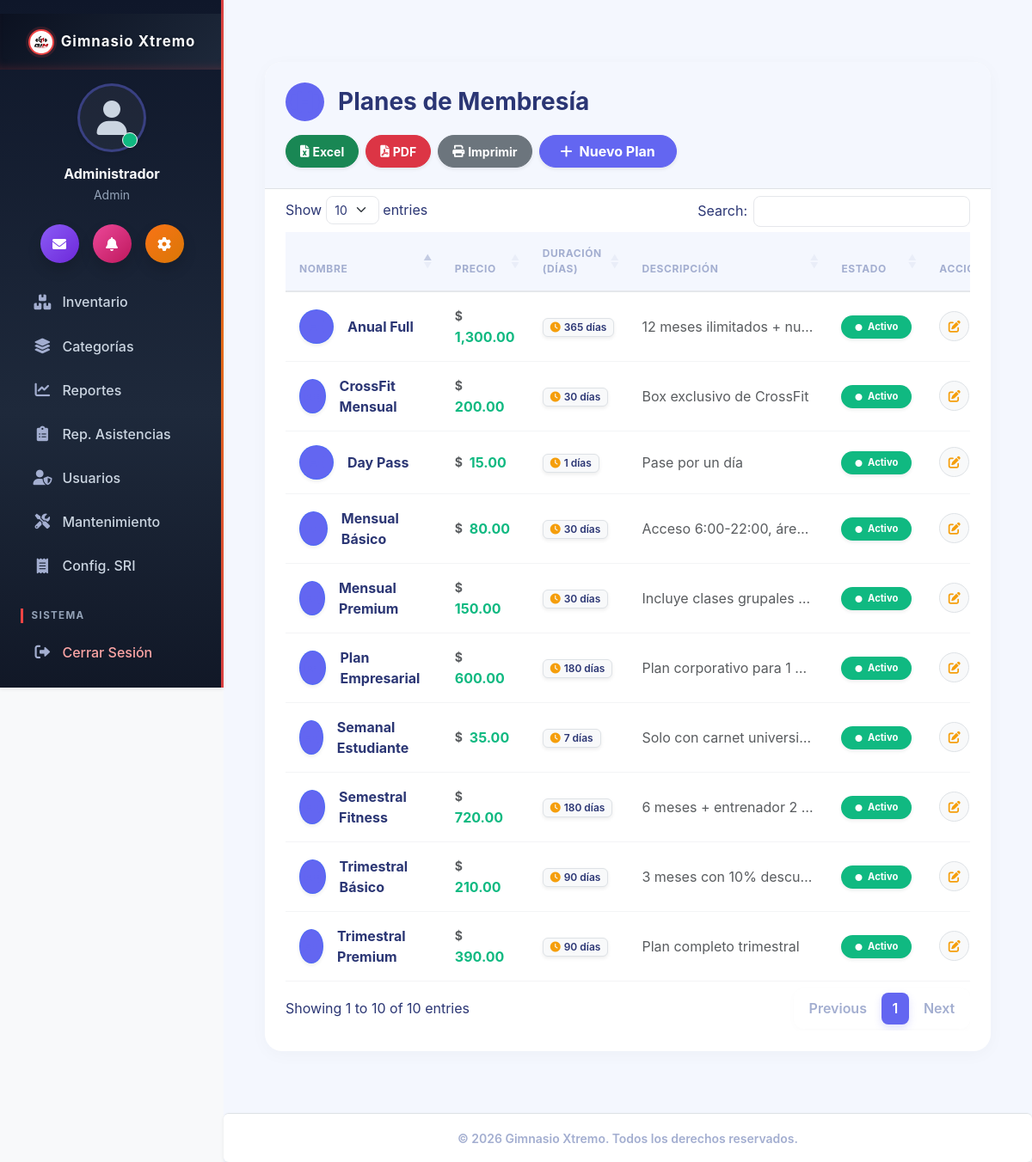
/planes/index (signed in), run on the app's committed database.
### tables this page shows
CREATE TABLE IF NOT EXISTS `configuracion` (
  `id` int NOT NULL,
  `nombre_sistema` varchar(100) DEFAULT NULL,
  `ruc` varchar(20) DEFAULT NULL,
  `razon_social` varchar(255) DEFAULT NULL,
  `nombre_comercial` varchar(255) DEFAULT NULL,
  `direccion` varchar(255) DEFAULT NULL,
  `ubigeo` varchar(6) DEFAULT '150101',
  `departamento` varchar(60) DEFAULT 'LIMA',
  `provincia` varchar(60) DEFAULT 'LIMA',
  `distrito` varchar(60) DEFAULT 'LIMA',
  `urbanizacion` varchar(120) DEFAULT NULL,
  `codigo_pais` varchar(2) DEFAULT 'PE',
  `telefono` varchar(20) DEFAULT NULL,
  `email` varchar(100) DEFAULT NULL,
  `logo` varchar(255) DEFAULT NULL,
  `moneda` varchar(10) DEFAULT '$',
  `sunat_ambiente` enum('beta','produccion') DEFAULT 'beta',
  `sunat_usuario_sol` varchar(50) DEFAULT NULL,
  `sunat_clave_sol` varchar(255) DEFAULT NULL,
  `sunat_certificado` varchar(255) DEFAULT NULL,
  `sunat_cert_clave` varchar(255) DEFAULT NULL,
  `igv_tasa` decimal(5,2) DEFAULT '18.00',
  `incluye_igv` tinyint(1) DEFAULT '1' COMMENT '1 = los precios mostrados YA incluyen IGV',
  `sri_ambiente` enum('1','2') DEFAULT '1' COMMENT '1=Pruebas, 2=Produccion',
  `sri_establecimiento` varchar(3) DEFAULT '001',
  `sri_punto_emision` varchar(3) DEFAULT '001',
  `sri_certificado_p12` varchar(255) DEFAULT NULL,
  `sri_certificado_clave` varchar(255) DEFAULT NULL,
  `iva_tasa` decimal(5,2) DEFAULT '15.00',
  `incluye_iva` tinyint(1) DEFAULT '1' COMMENT '1 = los precios mostrados YA incluyen IVA',
  PRIMARY KEY (`id`)
);

CREATE TABLE IF NOT EXISTS `planes` (
  `id` int NOT NULL AUTO_INCREMENT,
  `nombre` varchar(50) NOT NULL,
  `precio` decimal(10,2) NOT NULL,
  `duracion_dias` int NOT NULL,
  `descripcion` text,
  `estado` enum('activo','inactivo') DEFAULT 'activo',
  PRIMARY KEY (`id`)
);

### app/controllers/PlanesController.php (called while the page is built, shortened)
<?php
require_once '../app/models/Plan.php';
require_once '../app/models/Configuracion.php';
class PlanesController {
    public function index() {
        $planModel = new Plan();
        $stmt = $planModel->obtenerTodos();
        $planes = $stmt->fetchAll(PDO::FETCH_ASSOC);
        require_once '../app/views/planes/index.php';
    }
}

### app/models/Configuracion.php (called while the page is built, shortened)
<?php
class Configuracion {
    public static function getInfo() {
        $database = new Database();
        $conn = $database->getConnection();
        $query = "SELECT * FROM configuracion WHERE id = 1 LIMIT 1";
        $stmt = $conn->prepare($query);
        $stmt->execute();
        return $stmt->fetch(PDO::FETCH_ASSOC);
    }
}

### app/models/Plan.php (called while the page is built, shortened)
<?php
class Plan {
    private $conn;
    private $table_name = "planes";
    public function __construct() {
        $database = new Database();
        $this->conn = $database->getConnection();
    }
    public function obtenerTodos() {
        $query = "SELECT * FROM " . $this->table_name . " ORDER BY precio ASC";
        $stmt = $this->conn->prepare($query);
        $stmt->execute();
        return $stmt;
    }
}

### app/config/Database.php (called while the page is built, shortened)
<?php
class Database {
    private $host = 'localhost';
    private $db_name = 'ec_gym_system';
    private $username = 'root';
    private $password = '';
    public function getConnection() {
        $this->conn = null;
        try {
            $this->conn = new PDO("mysql:host=" . $this->host . ";dbname=" . $this->db_name, $this->username, $this->password);
            $this->conn->exec("set names utf8");
            $this->conn->setAttribute(PDO::ATTR_ERRMODE, PDO::ERRMODE_EXCEPTION);
        } catch(PDOException $exception) {
            echo "Error de conexión: " . $exception->getMessage();
        }
        return $this->conn;
    }
}

### app/views/planes/index.php (the view, shortened to what this page needs)
<!DOCTYPE html>
<html lang="es">
<head>
    <link href="https://cdn.jsdelivr.net/npm/bootstrap@5.3.0/dist/css/bootstrap.min.css" rel="stylesheet">
    <link href="https://cdn.datatables.net/1.13.6/css/dataTables.bootstrap5.min.css" rel="stylesheet">
    <link rel="stylesheet" href="https://cdnjs.cloudflare.com/ajax/libs/font-awesome/6.0.0/css/all.min.css">
    <link rel="stylesheet" href="/css/gym-theme.css?v=<?= time() ?>">
</head>
<body class="bg-light">
    <?php require_once '../app/views/inc/navbar.php'; ?>
    <div class="container-fluid px-4 fade-in mt-5 mb-5">
        <div class="module-container p-0">
            <div class="border-bottom px-4 py-4 d-flex justify-content-between align-items-center mb-2 flex-wrap gap-3" style="background: var(--gym-bg-light); border-top-left-radius: 20px; border-top-right-radius: 20px;">
                <h3 class="fw-bold text-dark m-0 d-flex align-items-center">
                    <div class="bg-primary bg-opacity-10 p-2 rounded-circle me-3 d-flex align-items-center justify-content-center" style="width: 45px; height: 45px;">
                        <i class="fas fa-dumbbell text-primary"></i>
                    </div>
                    Planes de Membresía
                </h3>
                <div class="d-flex gap-2 flex-wrap">
                    <button onclick="ExportHelper?.toExcel('tblPlanes', 'Planes', 'Reporte de Planes')" class="btn btn-success btn-sm rounded-pill fw-bold px-3 shadow-sm d-flex align-items-center">
                        <i class="fas fa-file-excel me-1"></i> Excel
                    </button>
                    <button onclick="ExportHelper?.toPDF('tblPlanes', 'Planes', 'Reporte de Planes')" class="btn btn-danger btn-sm rounded-pill fw-bold px-3 shadow-sm d-flex align-items-center">
                        <i class="fas fa-file-pdf me-1"></i> PDF
                    </button>
                    <button onclick="ExportHelper?.print('tblPlanes', 'Reporte de Planes')" class="btn btn-secondary btn-sm rounded-pill fw-bold px-3 shadow-sm d-flex align-items-center">
                        <i class="fas fa-print me-1"></i> Imprimir
                    </button>
                    <a href="/planes/crear" class="btn btn-primary rounded-pill px-4 shadow-sm fw-bold d-flex align-items-center">
                        <i class="fas fa-plus me-2"></i> Nuevo Plan
                    </a>
                </div>
            </div>
            <div class="p-4 pt-0 mt-2">
                <div class="table-responsive">
                    <table id="tblPlanes" class="table table-hover align-middle table-data border-0">
                        <thead>
                            <tr>
                                <th class="border-0 bg-transparent text-muted">Nombre</th>
                                <th class="border-0 bg-transparent text-muted">Precio</th>
                                <th class="border-0 bg-transparent text-muted">Duración (Días)</th>
                                <th class="border-0 bg-transparent text-muted">Descripción</th>
                                <th class="border-0 bg-transparent text-muted">Estado</th>
                                <th class="border-0 bg-transparent text-muted text-end">Acciones</th>
                            </tr>
                        </thead>
                    <tbody>
                        <?php foreach ($planes as $plan): ?>
                        <tr>
                            <td>
                                <div class="d-flex align-items-center">
                                    <div class="bg-primary bg-opacity-10 text-primary rounded-circle d-flex align-items-center justify-content-center me-3 shadow-sm border border-primary border-opacity-25" style="width: 40px; height: 40px;">
                                        <i class="fas fa-id-card"></i>
                                    </div>
                                    <div>
                                        <div class="fw-bold text-dark"><?= $plan['nombre'] ?></div>
                                    </div>
                                </div>
                            </td>
                            <td class="fw-bold text-success">
                                <span class="text-muted fa-sm me-1"><?= $config['moneda'] ?></span>
                                <?= number_format($plan['precio'], 2) ?>
                            </td>
                            <td>
                                <span class="badge bg-light text-dark border shadow-sm px-2 py-1"><i class="fas fa-clock text-warning me-1"></i><?= $plan['duracion_dias'] ?> días</span>
                            </td>
                            <td>
                                <div class="text-truncate text-muted" style="max-width: 200px;" title="<?= htmlspecialchars($plan['descripcion']) ?>">
                                    <?= empty($plan['descripcion']) ? '<span class="fst-italic">Sin descripción</span>' : $plan['descripcion'] ?>
                                </div>
                            </td>
                            <td>
                                <?php if($plan['estado'] == 'activo'): ?>
                                    <span class="badge bg-success text-white px-3 py-2 rounded-pill shadow-sm" style="font-size: 0.7rem; font-weight: 700;"><i class="fas fa-circle me-1" style="font-size: 0.5rem; vertical-align: middle;"></i> Activo</span>
                                <?php else: ?>
                                    <span class="badge bg-danger text-white px-3 py-2 rounded-pill shadow-sm" style="font-size: 0.7rem; font-weight: 700;"><i class="fas fa-circle me-1" style="font-size: 0.5rem; vertical-align: middle;"></i> Inactivo</span>
                                <?php endif; ?>
                            </td>
                            <td class="text-end">
                                <div class="d-flex justify-content-end gap-2">
                                    <a href="/planes/editar/<?= $plan['id'] ?>" class="btn btn-light text-warning btn-sm rounded-circle d-flex align-items-center justify-content-center border"
                                       style="width: 35px; height: 35px; transition: all 0.2s;" title="Editar Plan"
                                       onmouseover="this.classList.replace('btn-light', 'btn-warning'); this.classList.replace('text-warning', 'text-white');"
                                       onmouseout="this.classList.replace('btn-warning', 'btn-light'); this.classList.replace('text-white', 'text-warning');">
                                        <i class="fas fa-edit"></i>
                                    </a>
                                </div>
                            </td>
                        </tr>
                        <?php endforeach; ?>
                    </tbody>
                </table>
                </div>
            </div>
        </div>
    </div>
    <?php require_once '../app/views/inc/footer.php'; ?>
</body>
</html>

### app/views/inc/navbar.php (shortened to what this page needs)
<?php
require_once __DIR__ . '/../../models/Configuracion.php';
$config = Configuracion::getInfo();
$_rolActual = $_SESSION['user_rol'] ?? '';
$current_uri = $_SERVER['REQUEST_URI'] ?? '';
$is_active = function($path) use ($current_uri) {
    if ($path === '/home/index') {
        return ($current_uri === '/' || strpos($current_uri, '/home') === 0) ? 'active' : '';
    }
    return strpos($current_uri, $path) === 0 ? 'active' : '';
};
?>
<link rel="stylesheet" href="/css/gym-theme.css?v=<?= time() ?>">
<div class="d-flex" id="wrapper">
    <div class="shadow-sm" id="sidebar-wrapper">
        <div class="sidebar-heading p-4 d-flex align-items-center justify-content-center">
            <?php if(!empty($config['logo'])): ?>
                <img src="/img/<?= $config['logo'] ?>?v=<?= time() ?>"
                     alt="Logo" width="30" height="30"
                     class="d-inline-block align-text-top rounded-circle me-2">
            <?php endif; ?>
            <span class="fs-5 fw-bold text-dark tracking-wider"><?= $config['nombre_sistema'] ?></span>
        </div>
        <div class="text-center mt-3 mb-4 px-4">
            <div class="position-relative d-inline-block mb-3">
                <div class="bg-light rounded-circle shadow-sm d-flex align-items-center justify-content-center mx-auto" style="width: 80px; height: 80px; border: 3px solid #E0E7FF;">
                    <i class="fas fa-user text-muted" style="font-size: 2.5rem;"></i>
                </div>
                <span class="position-absolute bottom-0 end-0 p-2 bg-success border border-light rounded-circle" style="transform: translate(-10px, -5px);"></span>
            </div>
            <h6 class="fw-bold text-dark mb-1"><?= $_SESSION['user_name'] ?? 'Usuario' ?></h6>
            <p class="text-muted small mb-0"><?= ucfirst($_SESSION['user_rol'] ?? 'Invitado') ?></p>
        </div>
        <div class="d-flex justify-content-center gap-3 mb-4 px-3">
            <a href="/notificaciones/index" class="btn btn-primary rounded-circle shadow p-0 d-flex align-items-center justify-content-center" style="width: 45px; height: 45px; background: linear-gradient(135deg, #8B5CF6, #6D28D9); border:none;">
                <i class="fas fa-envelope text-white"></i>
            </a>
            <a href="/asistencia/index" class="btn rounded-circle shadow p-0 d-flex align-items-center justify-content-center" style="width: 45px; height: 45px; background: linear-gradient(135deg, #EC4899, #BE185D); border:none;">
                <i class="fas fa-bell text-white"></i>
            </a>
            <a href="/configuracion/index" class="btn rounded-circle shadow p-0 d-flex align-items-center justify-content-center" style="width: 45px; height: 45px; background: linear-gradient(135deg, #F97316, #D97706); border:none;">
                <i class="fas fa-cog text-white"></i>
            </a>
        </div>
        <div id="sidebar-nav-scroll">
            <div class="list-group list-group-flush mt-2 px-2">
                <?php if($_rolActual === 'admin'): ?>
                    <a class="list-group-item list-group-item-action rounded mb-1 <?= $is_active('/inventario/productos') ?>" href="/inventario/productos">
                        <i class="fas fa-boxes w-20px text-center"></i> Inventario
                    </a>
                    <a class="list-group-item list-group-item-action rounded mb-1 <?= $is_active('/inventario/categorias') ?>" href="/inventario/categorias">
                        <i class="fas fa-layer-group w-20px text-center"></i> Categorías
                    </a>
                    <a class="list-group-item list-group-item-action rounded mb-1 <?= $is_active('/reportes') ?>" href="/reportes/index">
                        <i class="fas fa-chart-line w-20px text-center"></i> Reportes
                    </a>
                    <a class="list-group-item list-group-item-action rounded mb-1 <?= $is_active('/asistencia/reporte') ?>" href="/asistencia/reporte">
                        <i class="fas fa-clipboard-list w-20px text-center"></i> Rep. Asistencias
                    </a>
                    <a class="list-group-item list-group-item-action rounded mb-1 <?= $is_active('/usuarios') ?>" href="/usuarios/index">
                        <i class="fas fa-user-shield w-20px text-center"></i> Usuarios
                    </a>
                    <a class="list-group-item list-group-item-action rounded mb-1 <?= $is_active('/mantenimiento') ?>" href="/mantenimiento/index">
                        <i class="fas fa-tools w-20px text-center"></i> Mantenimiento
                    </a>
                    <a class="list-group-item list-group-item-action rounded mb-1 <?= $is_active('/configuracion/sri') ?>" href="/configuracion/sri">
                        <i class="fas fa-receipt w-20px text-center"></i> Config. SRI
                    </a>
                <?php endif; ?>
                <p class="text-dark fw-bold ms-3 mt-4 mb-2 fs-6">Sistema</p>
                <a class="list-group-item list-group-item-action rounded mb-1 text-danger" href="/auth/logout">
                    <i class="fas fa-sign-out-alt w-20px text-center"></i> Cerrar Sesión
                </a>
            </div>
        </div>
    </div>
    <div id="page-content-wrapper" class="d-flex flex-column" style="min-height: 100vh; background-color: var(--gym-bg-light);">
        <div class="container-fluid p-4 flex-grow-1">

### app/views/inc/footer.php (shortened to what this page needs)
        </div>
        <footer class="bg-white border-top text-center py-3 mt-auto shadow-sm text-secondary rounded">
            <small class="fw-semibold">&copy; <?= date('Y') ?> <?= $config['nombre_sistema'] ?>. Todos los derechos reservados.</small>
        </footer>
    </div>
</div>
</body>
</html>

### data on the page
configuracion: logo (picture), nombre_sistema "Gimnasio Xtremo", moneda "$"
planes: nombre "Day Pass", precio "15.00", duracion_dias "1", descripcion "Pase por un día", estado "activo" (drawn)
planes: nombre "Semanal Estudiante", precio "35.00", duracion_dias "7", descripcion "Solo con carnet universi…", estado "activo" (drawn)
planes: nombre "Mensual Básico", precio "80.00", duracion_dias "30", descripcion "Acceso 6:00-22:00, áre…", estado "activo" (drawn)
planes: nombre "Mensual Premium", precio "150.00", duracion_dias "30", descripcion "Incluye clases grupales…", estado "activo" (drawn)
planes: nombre "CrossFit Mensual", precio "200.00", duracion_dias "30", descripcion "Box exclusivo de CrossFit", estado "activo" (drawn)
planes: nombre "Trimestral Básico", precio "210.00", duracion_dias "90", descripcion "3 meses con 10% descu…", estado "activo" (drawn), $plan['id'] 3 (drawn)
planes: nombre "Trimestral Premium", precio "390.00", duracion_dias "90", descripcion "Plan completo trimestral", estado "activo" (drawn)
planes: nombre "Plan Empresarial", precio "600.00", duracion_dias "180", descripcion "Plan corporativo para 1…", estado "activo" (drawn)
planes: nombre "Semestral Fitness", precio "720.00", duracion_dias "180", descripcion "6 meses + entrenador 2…", estado "activo" (drawn)
planes: nombre "Anual Full", precio "1,300.00", duracion_dias "365", descripcion "12 meses ilimitados + nu…", estado "activo" (drawn)

### other printed values
$_SESSION['user_name'] "Administrador"
$_SESSION['user_rol'] "Admin"
